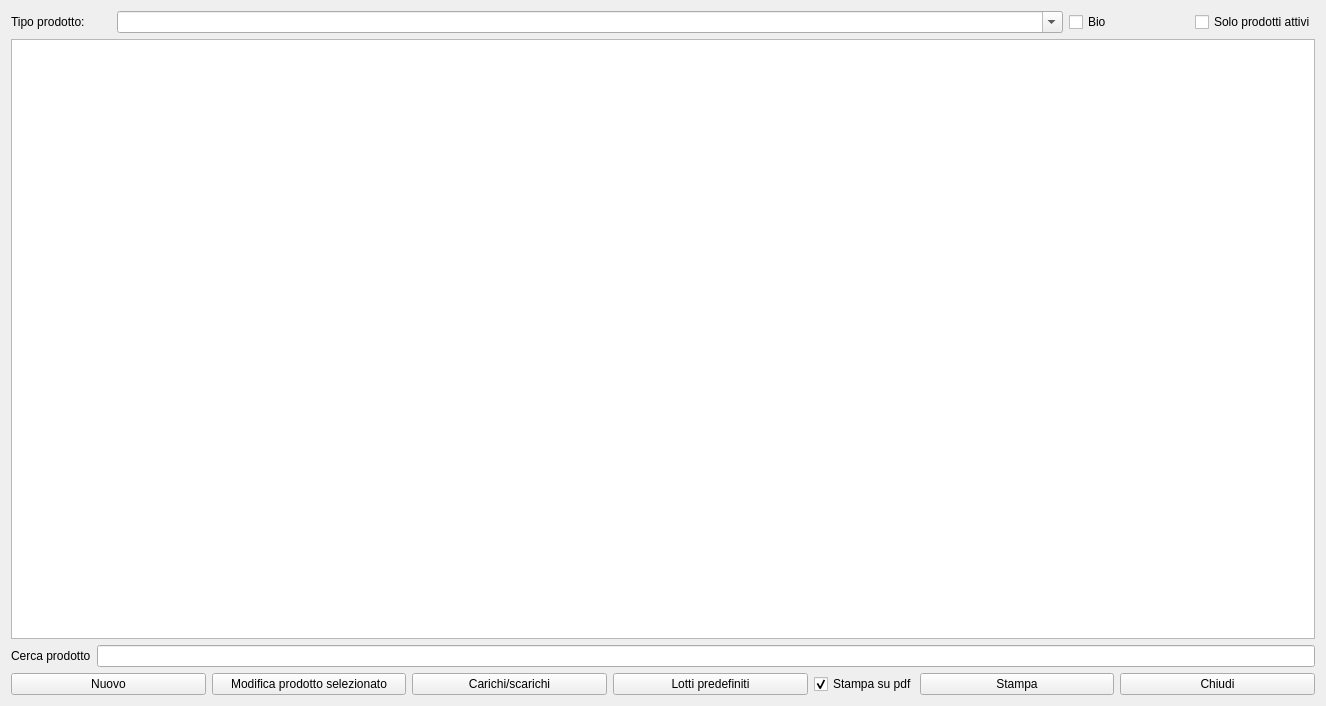
<?xml version="1.0" encoding="UTF-8"?>
<ui version="4.0">
 <class>Form</class>
 <widget class="QWidget" name="Form">
  <property name="geometry">
   <rect>
    <x>0</x>
    <y>0</y>
    <width>1326</width>
    <height>706</height>
   </rect>
  </property>
  <property name="windowTitle">
   <string>Form</string>
  </property>
  <layout class="QVBoxLayout" name="verticalLayout">
   <item>
    <layout class="QHBoxLayout" name="horizontalLayout_3">
     <item>
      <widget class="QLabel" name="label_2">
       <property name="maximumSize">
        <size>
         <width>100</width>
         <height>16777215</height>
        </size>
       </property>
       <property name="text">
        <string>Tipo prodotto:</string>
       </property>
      </widget>
     </item>
     <item>
      <widget class="QComboBox" name="cbTipiProdotto">
       <property name="sizePolicy">
        <sizepolicy hsizetype="Preferred" vsizetype="Fixed">
         <horstretch>0</horstretch>
         <verstretch>0</verstretch>
        </sizepolicy>
       </property>
       <property name="editable">
        <bool>true</bool>
       </property>
       <property name="insertPolicy">
        <enum>QComboBox::NoInsert</enum>
       </property>
       <property name="sizeAdjustPolicy">
        <enum>QComboBox::AdjustToContentsOnFirstShow</enum>
       </property>
       <property name="modelColumn">
        <number>1</number>
       </property>
      </widget>
     </item>
     <item>
      <widget class="QCheckBox" name="chbBio">
       <property name="maximumSize">
        <size>
         <width>120</width>
         <height>16777215</height>
        </size>
       </property>
       <property name="text">
        <string>Bio</string>
       </property>
      </widget>
     </item>
     <item>
      <widget class="QCheckBox" name="checkBox">
       <property name="maximumSize">
        <size>
         <width>120</width>
         <height>16777215</height>
        </size>
       </property>
       <property name="text">
        <string>Solo prodotti attivi</string>
       </property>
      </widget>
     </item>
    </layout>
   </item>
   <item>
    <widget class="QTableView" name="tvProdotti">
     <property name="sizePolicy">
      <sizepolicy hsizetype="Expanding" vsizetype="Expanding">
       <horstretch>0</horstretch>
       <verstretch>0</verstretch>
      </sizepolicy>
     </property>
     <property name="editTriggers">
      <set>QAbstractItemView::NoEditTriggers</set>
     </property>
     <property name="alternatingRowColors">
      <bool>true</bool>
     </property>
     <property name="selectionMode">
      <enum>QAbstractItemView::SingleSelection</enum>
     </property>
     <property name="selectionBehavior">
      <enum>QAbstractItemView::SelectRows</enum>
     </property>
     <property name="sortingEnabled">
      <bool>true</bool>
     </property>
     <attribute name="horizontalHeaderShowSortIndicator" stdset="0">
      <bool>true</bool>
     </attribute>
     <attribute name="horizontalHeaderStretchLastSection">
      <bool>true</bool>
     </attribute>
     <attribute name="verticalHeaderVisible">
      <bool>false</bool>
     </attribute>
     <attribute name="verticalHeaderStretchLastSection">
      <bool>false</bool>
     </attribute>
    </widget>
   </item>
   <item>
    <layout class="QFormLayout" name="formLayout">
     <item row="0" column="0">
      <widget class="QLabel" name="label">
       <property name="text">
        <string>Cerca prodotto</string>
       </property>
      </widget>
     </item>
     <item row="0" column="1">
      <widget class="QLineEdit" name="lineEdit">
       <property name="clearButtonEnabled">
        <bool>true</bool>
       </property>
      </widget>
     </item>
    </layout>
   </item>
   <item>
    <layout class="QHBoxLayout" name="horizontalLayout_2">
     <item>
      <widget class="QPushButton" name="pushButton">
       <property name="text">
        <string>Nuovo</string>
       </property>
       <property name="icon">
        <iconset resource="icons.qrc">
         <normaloff>:/Resources/Plus.PNG</normaloff>:/Resources/Plus.PNG</iconset>
       </property>
       <property name="iconSize">
        <size>
         <width>32</width>
         <height>32</height>
        </size>
       </property>
      </widget>
     </item>
     <item>
      <widget class="QPushButton" name="pbMod">
       <property name="text">
        <string>Modifica prodotto selezionato</string>
       </property>
       <property name="icon">
        <iconset resource="icons.qrc">
         <normaloff>:/Resources/Monitoring64.png</normaloff>:/Resources/Monitoring64.png</iconset>
       </property>
       <property name="iconSize">
        <size>
         <width>32</width>
         <height>32</height>
        </size>
       </property>
      </widget>
     </item>
     <item>
      <widget class="QPushButton" name="pbLoads">
       <property name="text">
        <string>Carichi/scarichi</string>
       </property>
       <property name="icon">
        <iconset resource="icons.qrc">
         <normaloff>:/Resources/App-ark-2-icon.png</normaloff>:/Resources/App-ark-2-icon.png</iconset>
       </property>
       <property name="iconSize">
        <size>
         <width>32</width>
         <height>32</height>
        </size>
       </property>
      </widget>
     </item>
     <item>
      <widget class="QPushButton" name="pbPreferredLots">
       <property name="text">
        <string>Lotti predefiniti</string>
       </property>
       <property name="icon">
        <iconset resource="icons.qrc">
         <normaloff>:/Resources/Text-columns64.png</normaloff>:/Resources/Text-columns64.png</iconset>
       </property>
       <property name="iconSize">
        <size>
         <width>32</width>
         <height>32</height>
        </size>
       </property>
      </widget>
     </item>
     <item>
      <widget class="QCheckBox" name="cbPdf">
       <property name="maximumSize">
        <size>
         <width>100</width>
         <height>16777215</height>
        </size>
       </property>
       <property name="text">
        <string>Stampa su pdf</string>
       </property>
       <property name="checked">
        <bool>true</bool>
       </property>
      </widget>
     </item>
     <item>
      <widget class="QPushButton" name="pbPrint">
       <property name="text">
        <string>Stampa</string>
       </property>
       <property name="icon">
        <iconset resource="icons.qrc">
         <normaloff>:/Resources/Printer-icon.png</normaloff>:/Resources/Printer-icon.png</iconset>
       </property>
       <property name="iconSize">
        <size>
         <width>32</width>
         <height>32</height>
        </size>
       </property>
      </widget>
     </item>
     <item>
      <widget class="QPushButton" name="pushButton_2">
       <property name="text">
        <string>Chiudi</string>
       </property>
       <property name="icon">
        <iconset resource="icons.qrc">
         <normaloff>:/Resources/Actions-window-close-icon.png</normaloff>:/Resources/Actions-window-close-icon.png</iconset>
       </property>
       <property name="iconSize">
        <size>
         <width>32</width>
         <height>32</height>
        </size>
       </property>
      </widget>
     </item>
    </layout>
   </item>
  </layout>
 </widget>
 <resources/>
 <connections/>
</ui>
